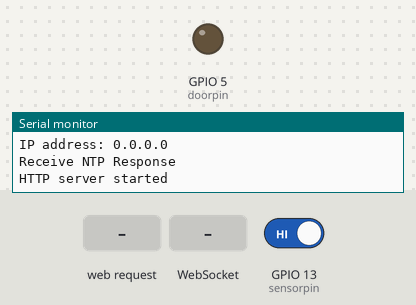
Recording of a sketch running on a simulated ESP8266 (Wemos D1 mini). Parts: output pins drawn as LEDs (lit = HIGH), the last lines printed to the serial monitor. The test bench sets the inputs (shaded band); at power-on: GPIO 13 (sensorpin) HIGH. WiFi joins after 1.5 s; servers stay silent unless stated; storage starts empty.

Above: at 2.7 s.
2.8 s: HTTP request GET /opendoor received
At 4.0 s:
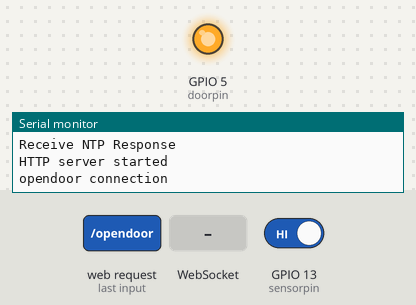
5.8 s: WebSocket text "toggledoor" received
At 7.7 s:
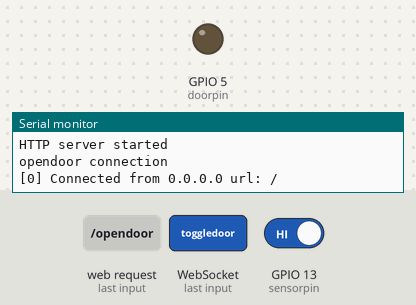
Timing chart, 0 to 9.2 s (numbered marks = the images above; inputs shaded):
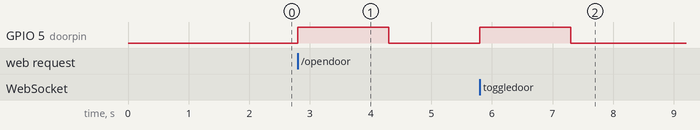

The sketch:

garage.ino
```cpp
#include <Hash.h>
#include <Arduino.h>
#include <WebSocketsServer.h>
#include <ESP8266WiFi.h>
#include <ESP8266mDNS.h>
#include <ESP8266WebServer.h>
#include <WiFiManager.h>
#include <Ticker.h>
#include <ArduinoOTA.h>
#include <ntp.h>
#include <Time.h>
#include <TimeLib.h>
#include "FS.h"

#define DBG_OUTPUT_PORT Serial
#define doorpin 5
#define sensorpin 13 //1 is closed, 0 is open
#define sensordrivepin 14
const char* ssid = "ASIO Secret Base";
const char* password = "pq2macquarie";
const char* host = "garagedoor";
IPAddress localip(192, 168, 1, 201);
IPAddress gateway(192, 168, 1, 1);
IPAddress DNSip(8, 8, 8, 8);
int val;

int wifiStatusOld;

time_t getNTPtime(void);
NTP NTPclient;
Ticker NTPsyncclock;
String macString;
String ipString;
String netmaskString;
String gatewayString;

Ticker doorticker;
Ticker closeticker;
// static const uint8_t D0   = 16;
// static const uint8_t D1   = 5;
// static const uint8_t D2   = 4;
// static const uint8_t D3   = 0;
// static const uint8_t D4   = 2;
// static const uint8_t D5   = 14;
// static const uint8_t D6   = 12;
// static const uint8_t D7   = 13;
// static const uint8_t D8   = 15;
// static const uint8_t D9   = 3;
// static const uint8_t D10  = 1;

ESP8266WebServer server(80);
WebSocketsServer webSocket = WebSocketsServer(2655);
//holds the current upload

void setup(void){
  DBG_OUTPUT_PORT.begin(115200);
  DBG_OUTPUT_PORT.print("\n");
  DBG_OUTPUT_PORT.setDebugOutput(true);


  pinMode(doorpin, OUTPUT);
  pinMode(sensordrivepin, OUTPUT);
  pinMode(sensorpin, INPUT_PULLUP);

  digitalWrite(sensordrivepin, LOW);
  digitalWrite(doorpin, LOW);

  ArduinoOTA.onStart([]() {

    Serial.println("Start updating");
  });
  ArduinoOTA.onEnd([]() {
    Serial.println("\nEnd");
  });
  ArduinoOTA.onProgress([](unsigned int progress, unsigned int total) {
    Serial.printf("Progress: %u%%\r", (progress / (total / 100)));
  });
  ArduinoOTA.onError([](ota_error_t error) {
    Serial.printf("Error[%u]: ", error);
    if (error == OTA_AUTH_ERROR) Serial.println("Auth Failed");
    else if (error == OTA_BEGIN_ERROR) Serial.println("Begin Failed");
    else if (error == OTA_CONNECT_ERROR) Serial.println("Connect Failed");
    else if (error == OTA_RECEIVE_ERROR) Serial.println("Receive Failed");
    else if (error == OTA_END_ERROR) Serial.println("End Failed");
  });
  ArduinoOTA.begin();
  Serial.println("Ready");
  Serial.print("IP address: ");
  Serial.println(WiFi.localIP());


  MDNS.addService("http", "tcp", 80);
  MDNS.addService("ws", "tcp", 81);
  MDNS.begin(host);


  // //WIFI INIT
  // DBG_OUTPUT_PORT.printf("Connecting to %s\n", ssid);
  // if (String(WiFi.SSID()) != String(ssid)) {
  //   WiFi.begin(ssid, password);
  // }
  //
  // while (WiFi.status() != WL_CONNECTED) {
  //   delay(50);
  //   DBG_OUTPUT_PORT.print(".");
  // }
  //
  // WiFi.config(localip, gateway, DNSip);
  // DBG_OUTPUT_PORT.println("");
  // DBG_OUTPUT_PORT.print("Connected! IP address: ");
  // DBG_OUTPUT_PORT.println(WiFi.localIP());
  //
  // MDNS.begin(host);
  // DBG_OUTPUT_PORT.print("Open http://");
  // DBG_OUTPUT_PORT.print(host);
  // DBG_OUTPUT_PORT.println(".local/edit to see the file browser");
  WiFiManager wifiManager;
  wifiManager.setSTAStaticIPConfig(IPAddress(192,168,1,201), IPAddress(192,168,1,1), IPAddress(255,255,255,0));
  wifiManager.autoConnect("garage door");


  //set time up
  NTPclient.begin("2.au.pool.ntp.org", 10);
  setSyncInterval(SECS_PER_HOUR);
  setSyncProvider(getNTPtime);

  //set SPIFFS and log boot time
  SPIFFS.begin();

  time_t t = now();


  // File f = SPIFFS.open("/f.txt", "a");
  //
  // f.println();
  // f.print("Log:");
  // f.print(" ");
  // f.print(day());
  // f.print(" ");
  // f.print(month(t));
  // f.print(" ");
  // f.print(year());
  // f.print(" ");
  // f.print(hour());
  // f.print(":");
  // f.print(minute());
  // f.print(":");
  // f.print(second());
  // f.print(":");
  // f.print(" Booted up");
  // f.close();

  webSocket.begin();
  webSocket.onEvent(webSocketEvent);

  server.on("/opendoor", webHandleOpenDoor);
  server.on("/closedoor", webHandleCloseDoor);
  server.on("/toggledoor", webHandleToggleDoor);

  server.onNotFound([](){
    if(!handleFileRead(server.uri()))
      server.send(404, "text/plain", "FileNotFound");
  });


  server.begin();
  DBG_OUTPUT_PORT.println("HTTP server started");
  wifiStatusOld = WiFi.status();

}


void loop(void){

// val = digitalRead(sensorpin);
// Serial.println(val);
//
// if (val == HIGH) {
// digitalWrite(doorpin, HIGH);
// }
// else {
// digitalWrite(doorpin, LOW);
// }
  // if (wifiStatusOld != WiFi.status()) {
  //   time_t t = now();
  //
  //
  //   File f = SPIFFS.open("/f.txt", "a");
  //
  //   f.println();
  //   f.print("Log:");
  //   f.print(" ");
  //   f.print(day());
  //   f.print(" ");
  //   f.print(month(t));
  //   f.print(" ");
  //   f.print(year());
  //   f.print(" ");
  //   f.print(hour());
  //   f.print(":");
  //   f.print(minute());
  //   f.print(":");
  //   f.print(second());
  //   f.print(":");
  //   f.print(" Wifi Status Changed: ");
  //   f.print(WiFi.status());
  //
  //   f.close();
  //
  //   wifiStatusOld = WiFi.status();
  //
  //
  // }
  server.handleClient();
  webSocket.loop();
  ArduinoOTA.handle();
}
void openDoor(){

  if (digitalRead(sensorpin)==1) {
    digitalWrite(doorpin, HIGH);
    doorticker.attach_ms(1500, stopPin);
    closeticker.attach(3000, closeDoor);
  }

  DBG_OUTPUT_PORT.println("opendoor connection");
  DBG_OUTPUT_PORT.println(server.arg(1));
}

void closeDoor(){
  if (digitalRead(sensorpin)==0) {
    digitalWrite(doorpin, HIGH);
    doorticker.attach_ms(1500, stopPin);
  }
  closeticker.detach();
}

void toggleDoor(){
  digitalWrite(doorpin, HIGH);
  doorticker.attach_ms(1500, stopPin);
}

void webHandleOpenDoor(){
  server.send(200, "text/html", "<HTML><a href='http://192.168.1.201/opendoor'>opening garage</a>");
  openDoor();

}

void webHandleCloseDoor(){
  server.send(200, "text/html", "<HTML><a href='http://192.168.1.201/opendoor'>closing garage</a>");
  closeDoor();

}

void webHandleToggleDoor(){

  //server.send(200, "text/html", "<HTML><a href='http://192.168.1.201/opendoor'>toggling garage</a>");
  toggleDoor();
  handleFileRead("index");

}
void webHandleRoot(){
  server.send(200, "text/html", "<HTML><title>Tricket Config</title><form>SSID:<select name='ssid'>");
  DBG_OUTPUT_PORT.println("root connection");
}

void webHandleDebug(){
  File f = SPIFFS.open("/f.txt","r");
  String line = f.readString();
  server.send(404, "text/plain", "Garage Door Sensor: " + String(digitalRead(sensorpin)) + "\nTime: "+day()+" "+month()+" "+hour()+":"+minute()+":"+second()+line);
  f.close();


}
String getContentType(String filename){
  if(server.hasArg("download")) return "application/octet-stream";
  else if(filename.endsWith(".htm")) return "text/html";
  else if(filename.endsWith(".html")) return "text/html";
  else if(filename.endsWith(".css")) return "text/css";
  else if(filename.endsWith(".js")) return "application/javascript";
  else if(filename.endsWith(".png")) return "image/png";
  else if(filename.endsWith(".gif")) return "image/gif";
  else if(filename.endsWith(".jpg")) return "image/jpeg";
  else if(filename.endsWith(".ico")) return "image/x-icon";
  else if(filename.endsWith(".xml")) return "text/xml";
  else if(filename.endsWith(".pdf")) return "application/x-pdf";
  else if(filename.endsWith(".zip")) return "application/x-zip";
  else if(filename.endsWith(".gz")) return "application/x-gzip";
  return "text/html";
}

bool handleFileRead(String path){
  DBG_OUTPUT_PORT.println("handleFileRead: " + path);
  if(path.endsWith("/")) path += "index.htm";
  String contentType = getContentType(path);
  String pathWithGz = path + ".gz";
  if(SPIFFS.exists(pathWithGz) || SPIFFS.exists(path)){
    if(SPIFFS.exists(pathWithGz))
      path += ".gz";
      //if(contentType="text/html")
      //  path += ".htm";

    File file = SPIFFS.open(path, "r");
    size_t sent = server.streamFile(file, contentType);
    file.close();
    return true;
  }
  return false;
}

void stopPin(){
  digitalWrite(doorpin, LOW);
  doorticker.detach();
}

time_t getNTPtime(void)
{
  time_t newtime;
  newtime = NTPclient.getNtpTime();
  for (int i = 0; i < 5; i++) {
    if (newtime == 0) {
      Serial.println("Failed NTP Attempt" + i);
      delay(2000);
      newtime = NTPclient.getNtpTime();
    }
  }

  return newtime;
}


//-------------------------------websocket handling----------------------------------------------
void webSocketEvent(uint8_t num, WStype_t type, uint8_t * payload, size_t lenght) {

 switch (type) {
   case WStype_DISCONNECTED:
     Serial.printf("[%u] Disconnected!\n", num);
     break;
   case WStype_CONNECTED: {
       IPAddress ip = webSocket.remoteIP(num);
       Serial.printf("[%u] Connected from %d.%d.%d.%d url: %s\n", num, ip[0], ip[1], ip[2], ip[3], payload);

       // send message to client
       webSocket.sendTXT(num, "Connected");
     }
     break;
   case WStype_TEXT:
      String head = wsHead((char*)payload);
      if (head == "toggledoor"){
        toggleDoor();
      }


    //  String value = wsValue((char*)payload);
    //  String head = wsHead((char*)payload);
     //
    //  if(head=="rcon"){
    //    Serial.print("RCON");
    //    Serial.println(value);
    //  }
    //  if(head=="rcoff"){
    //    Serial.print("RCOFF");
    //    Serial.println(value);
    //  }


     break;
 }

}
String wsHead(String input){
  int headend = find_text("|", input);
  return input.substring(0,headend);
}

String wsValue(String input){
  int valuestart = find_text("|", input)+1;
  return input.substring(valuestart);
}

int find_text(String needle, String haystack) {
  int foundpos = -1;
  for (int i = 0; i <= haystack.length() - needle.length(); i++) {
    if (haystack.substring(i,needle.length()+i) == needle) {
      foundpos = i;
    }
  }
  return foundpos;
}
```

Measured:
- after the input at 2.8 s, GPIO 5 (doorpin): LOW → HIGH at once, → LOW 1.5 s later
- after the input at 5.8 s, GPIO 5 (doorpin): LOW → HIGH at once, → LOW 1.5 s later
